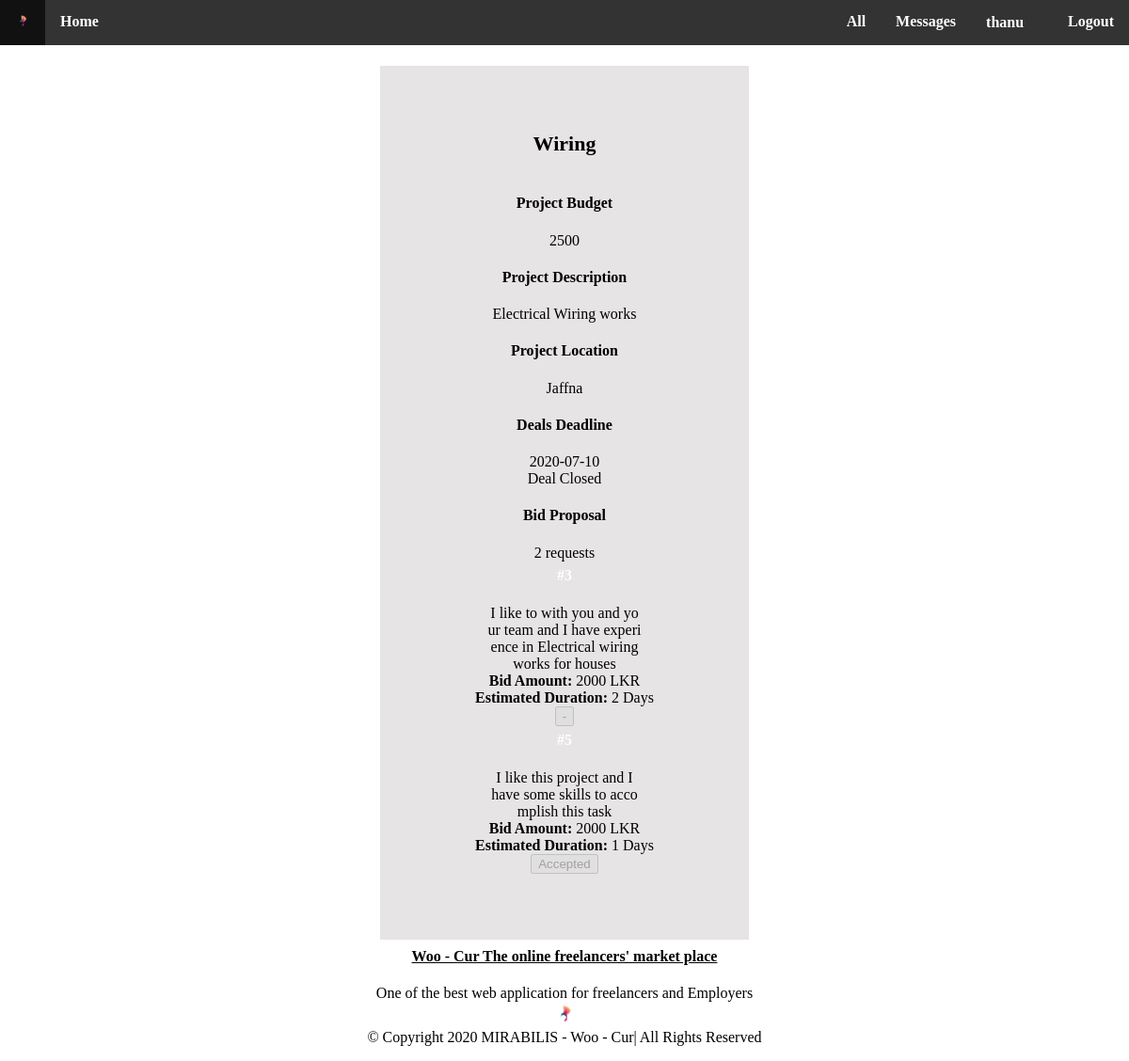
Screenshot of /dealsview.php?pid=7 (signed in) with the database file from the repository.
### tables this page shows
CREATE TABLE IF NOT EXISTS `user` (
  `id` int(11) NOT NULL AUTO_INCREMENT,
  `name` varchar(255) NOT NULL,
  `password` varchar(255) NOT NULL,
  `address` varchar(255) NOT NULL,
  `email` varchar(255) NOT NULL,
  `contact` varchar(255) NOT NULL,
  `dob` date NOT NULL,
  `gender` varchar(255) NOT NULL,
  `usertype` varchar(255) NOT NULL,
  `photo` varchar(255) NOT NULL,
  `verification` tinyint(4) NOT NULL,
  `cv` varchar(255) NOT NULL,
  `identy` varchar(255) NOT NULL,
  PRIMARY KEY (`id`)
);

CREATE TABLE IF NOT EXISTS `project` (
  `id` int(11) NOT NULL AUTO_INCREMENT,
  `title` varchar(255) NOT NULL,
  `description` varchar(255) NOT NULL,
  `category` varchar(255) NOT NULL,
  `skill` varchar(255) NOT NULL,
  `project_leader` varchar(255) NOT NULL,
  `date` date NOT NULL,
  `cost` varchar(255) NOT NULL,
  `status` varchar(255) NOT NULL,
  `f_user` varchar(255) NOT NULL,
  `file` text NOT NULL,
  `payment` tinyint(1) NOT NULL,
  `place` varchar(255) NOT NULL,
  `payment_file` varchar(255) NOT NULL,
  `time` timestamp NOT NULL DEFAULT CURRENT_TIMESTAMP ON UPDATE CURRENT_TIMESTAMP,
  `method` varchar(255) NOT NULL,
  `ref_job` varchar(255) NOT NULL,
  PRIMARY KEY (`id`)
);

CREATE TABLE IF NOT EXISTS `members_request` (
  `id` int(11) NOT NULL AUTO_INCREMENT,
  `member_id` varchar(255) NOT NULL,
  `project_id` varchar(255) NOT NULL,
  `expertise_description` varchar(255) NOT NULL,
  `bid` varchar(255) NOT NULL,
  `status` varchar(255) NOT NULL,
  `duration` varchar(255) NOT NULL,
  PRIMARY KEY (`id`)
);

### dealsview.php (the view, shortened to what this page needs)
<?php
require("include/db.php");
$uid = $_SESSION['USER_ID'];
$usertype = $_SESSION['USER_TYPE'];
$user = $mysqli->query("SELECT * FROM user WHERE `id` = $uid");
$userrow = $user->fetch_assoc();
$pid = (int) @$_GET['pid'];
$result = $mysqli->query("SELECT `id`, `title`, `description`, `cost`, `project_leader`, `f_user`, `date`, `place` FROM project WHERE `id` = $pid");
$row = $result->fetch_assoc();
$confirm = false;
$fl = $row['project_leader'];
if($fl == $uid){
	$confirm = true;
}
$timeline = $row['date'];
$timeline = strtotime($timeline);
$curtime = time();
$time_diff = $timeline - $curtime;
$remaining = $time_diff;
$project = true;
?>
<!DOCTYPE html>
<html lang="en-us">
	<head>
		<link rel="stylesheet" href="css/dealsview.css">
	</head>
	<body id="body" class="body">
			<div class="navbar" id="navbar">
			<ul class="menu" id="menu">
				<li><a href="<?php echo $usertype?>.php"><img src="icons/k4.ico" alt=""></a></li>
				<li><a href="<?php echo $usertype?>.php#body">Home</a></li>
				<li class="navspace"><a href="include/logout.php">Logout</a></li>
				<li class="navspace"><a href="feditprofile.php?fid=<?=$uid?>"><?=$userrow['name']?><img src="img/user-2.png" style="width:15px; height:15px;"></a></li>
				<li class="navspace"><a href="message.php">Messages</a></li>
				<li class="dropdown">
				<a href="" class="dropbtn">All</a>
				</li>
			</ul>
			</div>
		<div class="home" id="home">
		<div class="index" id="index">
		<br>
			<div class="box">
                <div>
                    <h3><?=ucfirst($row['title'])?></h3>
                </div>
                <div>
                    <h4>Project Budget </h4>
                    <p><i></i> <?=$row['cost']?></p>
                    <h4>Project Description</h4>
                    <p><?=ucfirst($row['description'])?></p>
					<h4>Project Location</h4>
                    <p><?=$row['place']?></p>
					<h4>Deals Deadline</h4>
                    <p><?=$row['date']?></p>
					<p><?=($project?'Deal Closed':'')?></p>
                    <h4>Bid Proposal</h4>
                    <?php
                    if($_SESSION['USER_TYPE'] == 'freelancer' AND !$confirm) {
                        $query = "SELECT * FROM `members_request` WHERE `project_id` = $pid AND (`member_id` = $uid OR `status` = 'accepted')";
                        $res = $mysqli->query($query);
                        $upload = false;
                        if($res->num_rows) {
                            while($r = $res->fetch_assoc()) {
                                if($r['member_id'] == $uid) {
                                    if($r['status'] == 'accepted') {
                                        $msg = '<p><span>Project Awarded</span></p>';
                                        $upload = true;
                                    }
                                    if($r['status'] == 'completed') {
                                        $msg = '<p><span>Project Completed</span></p>';
                                        $upload = true;
                                    }
                                    else {
                                        $msg = '<p><span>Request Sent</span></p>';
                                    }
                                }
                                elseif($r['status'] == 'accepted') {
                                    $msg = '<p><span>Request Rejected</span></p>';
                                }
                            }
                            echo $msg;
                            if($upload) {
                            ?>
                    <h4>Upload Completed Project</h4>
                    <form id="bidForm" action="include/uploaddeals.php" method="post" novalidate enctype="multipart/form-data">
                        <input type="hidden" name="pid" value="<?=$row['id']?>">
                        <div>
                            <div>
                                <label for="prj">Upload a single archived file (e.g. .rar, .zip) containing whole project.</label>
                                <input type="file" id="prj" name="prj" required>
                            </div>
                        </div>
                        <div>
                            <div>
                                <button type="submit" id="uploadBtn">Upload</button>
                            </div>
                        </div>
                    </form>
                            <?php
							$transaction = $mysqli->query("SELECT * FROM `project` WHERE `id` = '$pid'");
							$trans = $transaction->fetch_assoc();
							if($trans['payment']){
								if($trans['method']=="ezcash"){
									echo '</br><i>You have been Paid By Ezcash, Refernce No: '.$trans['payment_file'].'</i></br>';
								}
								else if($trans['method']=="bank"){
									echo '</br><i>You have been Paid By Bank Deposit, <a href="'.$trans['payment_file'].'" target="_blank">Slip file</a></i></br>';
								}
							}
                            }
                        }
                        else if ($remaining > 0) {
                    ?>
                    <form id="bidForm" action="include/placebiddeals.php" method="post" novalidate>
                        <input type="hidden" name="pid" value="<?=$row['id']?>">
                        <div>
                            <div>
                                <label for="msg">What makes you the best candidate for this project?</label>
                                <textarea rows="5" id="msg" name="msg" placeholder="Your message" required value=""></textarea>
                            </div>
                        </div>
						<div>
                            <div>
                                <label for="bidcost">Cost based on your Estimation</label>
                                <input type="text" id="bid_cost" name="bid_cost" placeholder="Bidding Cost" required value="">
                            </div>
                        </div>
						<div>
                            <div>
                                <label for="duration">Time Estimation - in days</label>
                                <input type="text" id="days" name="days" placeholder="Duration in Days" required value="">
                            </div>
                        </div>
                        <div>
                            <div>
                                <button type="submit" id="bidBtn">Place Bid</button>
                            </div>
                        </div>
                    </form>
                    <?php
                        }
                    }
                    else {
                        $res = $mysqli->query("SELECT * FROM `members_request` WHERE `project_id` = $pid");
                        $rs = $mysqli->query("SELECT * FROM `project` WHERE `id` = $pid");
                        $rw = $rs->fetch_assoc();
						$pro = $rw['f_user'];
						$place = $rw['place'];
                        if($rw['status']=='completed') {
							$pay = $mysqli->query("SELECT * FROM `payment` WHERE `f_user` = '$pro'");
                            echo '<p><span>Project Completed</span></p>';
                            echo "<a href='$rw[file]' target='_blank'>Download</a></br>";
							$payment = $pay->fetch_assoc();
							if($payment['ezcash'] != ""){
								echo '<b> You can pay using Ez cash: </b></br>'.$payment['ezcash'].'</br>';
							}
							if($payment['ac_no'] != ""){
								echo '<b> You can pay Thorugh Bank Deposit: </b></br>'.$payment['bank'].'</br>'.$payment['ac_name'].'</br>'.$payment['ac_no'].'</br>';
							}
							if($place != "Online"){
								echo '<i>You can also pay by cash - Directly by Hand!!!</i>';
							}
							echo '</br><i>Pay By Ezcash - Enter the Ezcash transaction Reference No:</i></br>';
							echo '<div id="ez" style=""><form method="post" action="dealsview.php?pid='.$pid.'"></br><input type="hidden" name="id" value="'.$rw['id'].'"><input type="text" name="refno" placeholder="Ezcash Refernece No" required></br><button type="submit" name="ez">Ezcash</button></form></div>';
							echo '</br><i>Pay By Bank Deposit - Upload you Deposited Slip file:</i></br>';
							echo '<div id="bd" style=""><form method="post" action="dealsview.php?pid='.$pid.'" enctype="multipart/form-data"></br><input type="hidden" name="id" value="'.$rw['id'].'"><input type="file" id="photo" name="photo" accept="image/*" required></br><button type="submit" name="bd">Bank Deposit</button></form></div>';
                        }
                        else {
                    ?>
                <form id="acptForm" action="include/acceptdeals.php" method="post" novalidate>
				<div>
                <div>
                    <p><?=$res->num_rows?> requests</p>
                </div>
                <?php
                while($r = $res->fetch_assoc()) {
                ?>
                        <div class="requests">
                            <h3>
                                <a href="viewfreelancer.php?fid=<?=$r['member_id']?>">#<?=ucfirst($r['member_id'])?></a>
                            </h3>
                            <p><?=substr($r['expertise_description'], 0, 25)?></p>
							<p><?=substr($r['expertise_description'], 25, 25)?></p>
							<p><?=substr($r['expertise_description'], 50, 25)?></p>
							<p><?=substr($r['expertise_description'], 75, 25)?></p>
							<p><b>Bid Amount: </b><?=$r['bid']?> LKR</p>
							<p><b>Estimated Duration: </b><?=$r['duration']?> Days</p>
                            <?php
                            if($row['f_user']==NULL || $row['f_user']==0) {
                            ?>
                            <button name="fid" value="<?=$r['member_id']?>">Accept & Hire</button>
                            <?php
                            }
                            elseif($r['member_id'] == $row['f_user']) {
                            ?>
                            <button disabled name="fid" value="<?=$r['member_id']?>">Accepted</button>
                            <?php
                            }
                            else {
                            ?>
                            <button disabled name="fid" value="<?=$r['member_id']?>"> - </button>
                            <?php
                            }
                            ?>
                        </div>
                <?php
                }
                ?>
				</div>
                </form>
                    <?php
                        }
                    }
                    ?>
                </div>
            </div>
		</div>
		</div>
	<div class="footer" id="footer">
	<h4><a href="#body">Woo - Cur The online freelancers' market place</a></h4>
	<p>One of the best web application for freelancers and Employers<br>
	<a href="#body"><img src="icons/k3.ico" alt="Woocur" /></a>
	<br>&copy; Copyright 2020  MIRABILIS - Woo - Cur| All Rights Reserved</p>
	</div>
	</body>
</html>

### css/dealsview.css (style rules this page uses)
#body { margin-bottom:0px; margin-top:0px; margin-left:0px; margin-right:0px; width:100%; height:auto; background-image:url(../img/banner.jpg); }
.home { width:98%; left:1%; right:1%; text-align:center; position:relative; top:52px; height:auto; }
.index { width:100%; position:relative; }
.footer { height:120px; position:relative; top:40px; text-align:center; color:black; width:98%; border-radius:0px; left:1%; right:1%; }
.footer a { color:black; }
.footer img { height:25px; width:25px; }
ul { list-style-type:none; margin:0; padding:0; overflow:hidden; background-color:#333; position:fixed; z-index:7; top:0; width:100%; }
li { float:left; font-weight:bold; }
li.navspace { float:right; }
li a { display:block; color:white; text-align:center; padding:14px 16px; text-decoration:none; }
.dropbtn { display: inline-block; color: white; text-align: center; padding: 14px 16px; text-decoration: none; }
.dropdown { float:right; }
li.dropdown { display: inline-block; }
.box { width: 33.3333%; height:auto; background:#cfcccc85; color: black; position: relative; left: 33.3333%; box-sizing:border-box; padding: 70px 30px; font-family:cambria; }
h3 { margin: 0; padding: 0 0 20px; text-align: center; font-size: 22px; }
.box p { margin: 0; padding: 0; }
.box a { text-decoration: none; font-size: 16px; color: #fff; }

### rows the page displays
user: name "thanu"
project: title "Wiring", cost "2500", description "Electrical Wiring works", place "Jaffna", date "2020-07-10"
members_request: member "3", expertise_description "I like to with you and yo", expertise_description "ur team and I have experi", expertise_description "ence in Electrical wiring", expertise_description "works for houses", bid "2000", duration "2"
members_request: member "5", expertise_description "I like this project and I", expertise_description "have some skills to acco", expertise_description "mplish this task", bid "2000", duration "1"

### other values shown
$res->num_rows "2"
